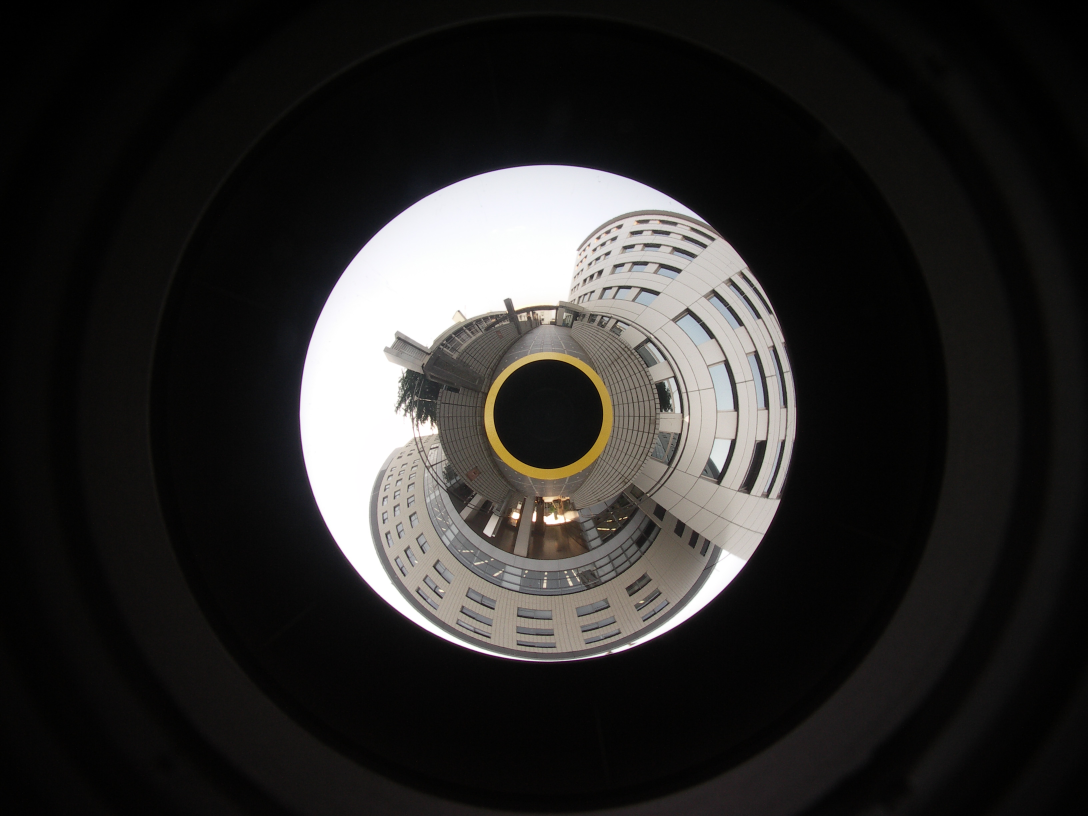
%> input picture panorama/PICT0016.JPG, 3264 x 2448 px (shown at 1/3 size)
$ octave ex1_19k1142.m   (GNU Octave 9; MATLAB toolbox functions it lacks are replaced by stand-ins)
%> lines starting %> are read from the running program, lines starting %| are printed output that depends on the picture; in (x1, y1, x2, y2) boxes, pixels count from 0 and x2, y2 are one past the last pixel; in counts of white or black regions, pixels touching at a corner belong together; the program's own positions count from 1
clear;
%resampling処理まで終わった
%次はチャレンジ課題

%画像の読み込みと中心位置
I = imread('PICT0016.jpg');
[h,w,~]=size(I);
%> h = 2448; w = 3264
%imtool(I)
Ox=w/2; %横
%> Ox = 1632
Oy=h/2; %縦
%> Oy = 1224
center=[Ox Oy];
%> center = [1632 1224]

Ig=rgb2gray(I);

%画像を二値化する
BW=imbinarize(Ig);
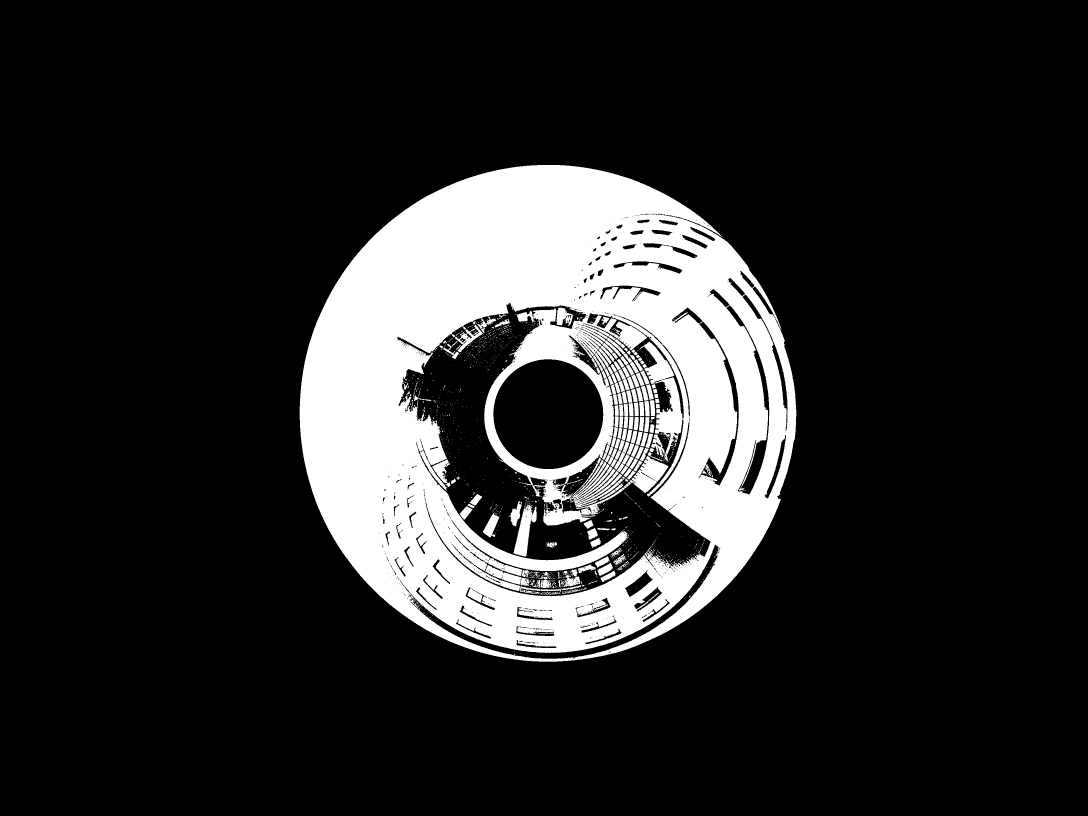
%> BW: size 2448x3264 logical (shown at 1/3 size); 16.3% white; 1418 white regions (1248 under 20 px), largest, box (x1, y1, x2, y2) and area: (899, 495, 2389, 1985) 1227561, (1709, 1379, 1876, 1523) 7278, (1541, 1512, 1610, 1670) 5178
BW2=~BW;
%imtool(BW)

%ラプラシアンフィルタをかける(絶対値を取る)
H=fspecial('laplacian');
Ih=imfilter(BW,H);
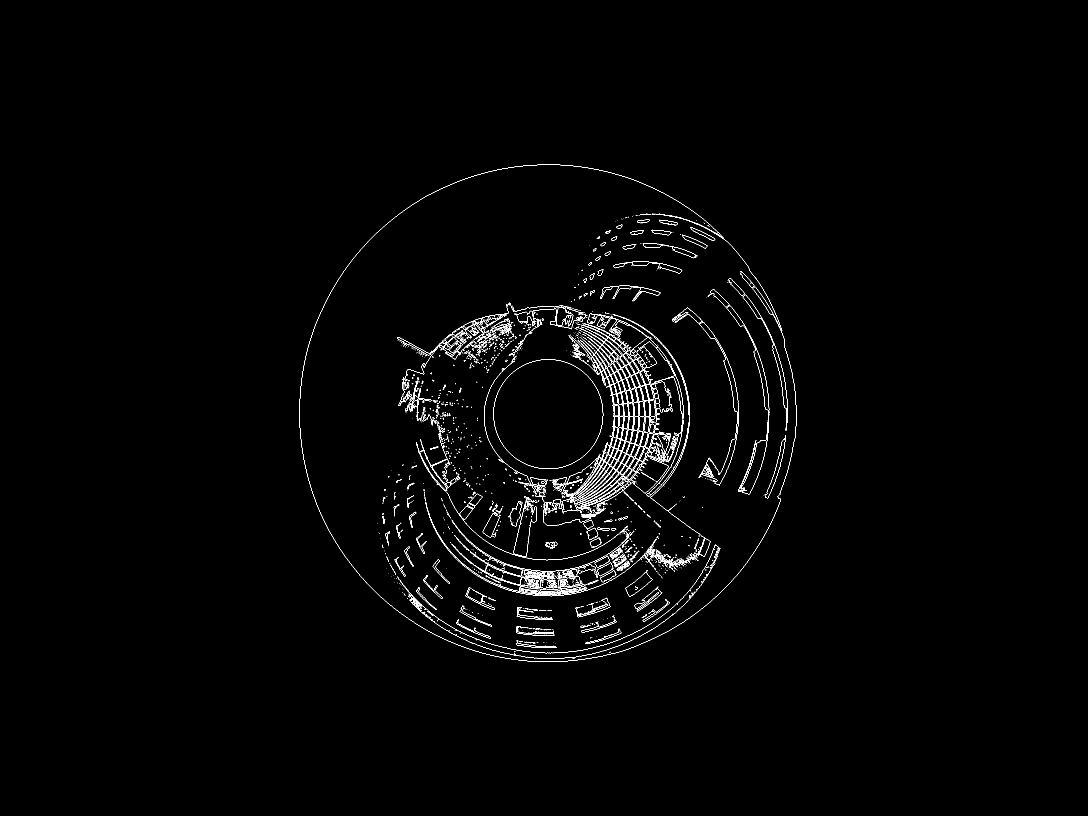
%> Ih: size 2448x3264 logical (shown at 1/3 size); 0.86% white in thin lines or dots, all inside (x1, y1, x2, y2) = (898, 494, 2390, 1986)
%imtool(Ih)

%グレースケール画像とのANDをとる
img=Ig & Ih;
imtool(img)

%imgで円周を計算
[col row]=find(img); %colは上から下、rowは左から右
%> col = 68861 values from 495 to 1986; row = 68861 values from 899 to 2390
%<1632,>1224
j=1;
pos=zeros(1,3);
for i=1:length(col)
    cal_norm=norm(center-[col(i),row(i)]);
    if cal_norm<=785 && cal_norm>=100 %実験を繰り返して迫った結果
    %if 880<=col(i) && col(i)<=2400 && 2000>=row(i) && row(i)>=1224 && cal_norm<=1000
        pos(j,1)=col(i);
        pos(j,2)=row(i);
        pos(j,3)=cal_norm;
        j=j+1;
    end
end
%> this loop made 68861 passes
%> cal_norm on passes 1 to 12: 524.8, 524, 523.2, 522.4, 521.6, 520.8, 520.1, 519.3, 518.5, 517.7, 516.9, 516.2
%> after the loop, j = 43054
positions=sortrows(pos,-3);

start=3500;
n=500; %n個を取り出して計算
X=ones(n,3);
X(:,2)=2*positions(start:start+n-1,1);
X(:,3)=2*positions(start:start+n-1,2);
Y=ones(n,1);
for i=1:n
    Y(i,1)=(X(i,2)/2)^2+(X(i,3)/2)^2;
end
%> after the loop, Y = 500 values, max 7411588 at index 63, min 1792829 at index 45, mean 5435284.3
A=(inv(X'*X))*X'*Y;
%> A = [-3597689.9; 1631.9; 1224.1]

%円心座標と大きい円周の半径
x0=round(A(2))+10; %10と15は円の位置のチェックによる修正
%> x0 = 1642
y0=round(A(3))+15;
%> y0 = 1239
r2=round(sqrt(A(1)+A(2)^2+A(3)^2));
%> r2 = 751

%円心座標を既知とし、小さい円の半径を推測する
r1=170;

%円チェック
%> (the run ends here)
